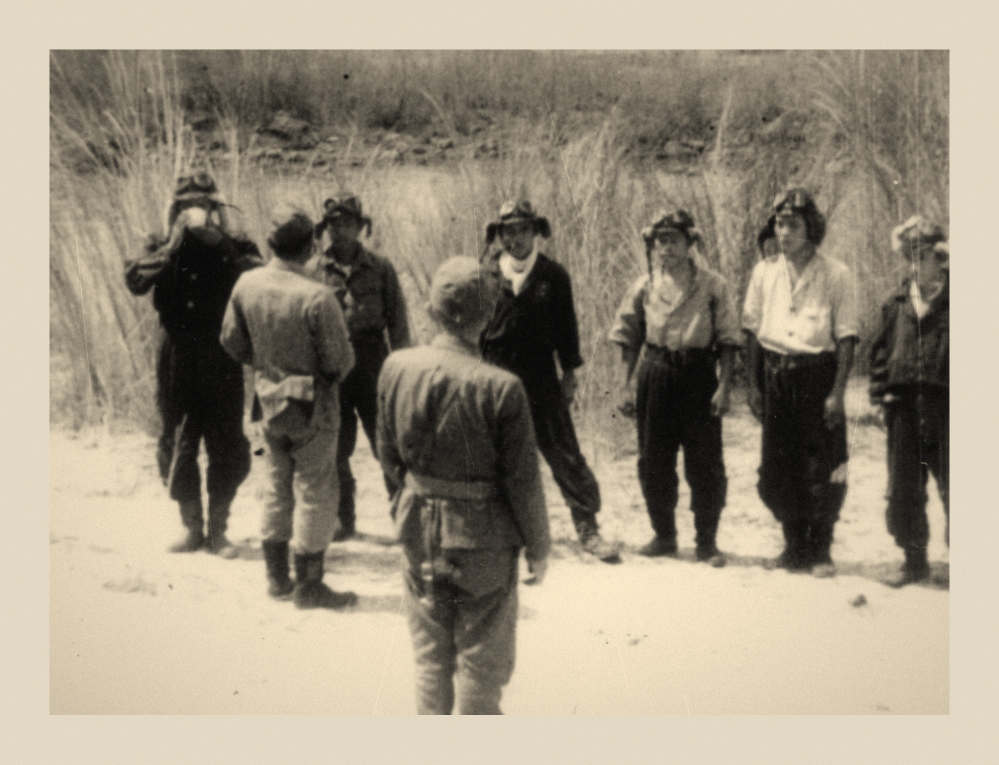
#> input picture studio/episodios/ep10-kamikazes/escena/tex/foto_201.jpg, 1998 x 1529 px (shown at 1/2 size)
$ python imprimir_foto.py tex/foto_201.jpg tex/carta.jpg 5
#> lines starting #> are read from the running program, lines starting #| are printed output that depends on the picture
"""Convierte una foto de archivo (dominio público) en una copia impresa vieja para la mesa: borde de papel crema,
tono apenas sepia, viñeta, grano y rayitas. Mismo aspecto que tex/foto_impresa.jpg (la foto del cuadro 0).
Uso: python3 imprimir_foto.py <original> <salida> [ancho_px]"""
import sys
import numpy as np
from PIL import Image, ImageFilter, ImageOps

src, dst = sys.argv[1], sys.argv[2]
ancho = int(sys.argv[3]) if len(sys.argv) > 3 else 2000
rng = np.random.default_rng(7)
im = ImageOps.exif_transpose(Image.open(src)).convert("L")
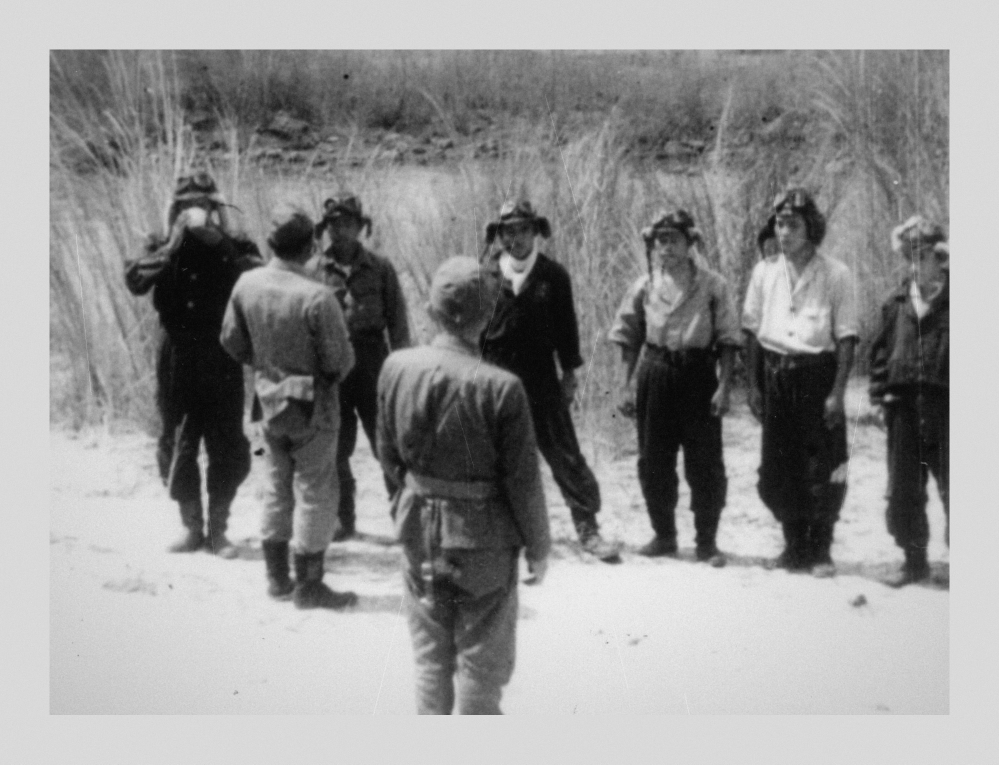
#> im: PIL image 1998x1529 L (shown at 1/2 size); min 2, max 241, mean 147.7
im = im.resize((ancho, int(im.height * ancho / im.width)), Image.LANCZOS)
im = ImageOps.autocontrast(im, cutoff=0.5)
a = np.asarray(im).astype(np.float32) / 255
#> a = [[0.518, 0.325, 0.482, 0.439, 0.584], [0.541, 0, 0.0392, 0.106, 0.282], [1, 0.749, 0.557, 0.882, 0.8]]
h, w = a.shape
#> h = 3; w = 5
yy, xx = np.mgrid[0:h, 0:w]
vin = 1 - 0.28 * np.clip(np.sqrt(((xx - w / 2) / (w * 0.6)) ** 2 + ((yy - h / 2) / (h * 0.6)) ** 2) - 0.55, 0, 1)
a = a * vin + rng.normal(0, 0.025, a.shape)
#> a = [[0.427, 0.295, 0.435, 0.38, 0.504], [0.467, 0.0015, 0.0727, 0.0936, 0.265], [0.92, 0.753, 0.559, 0.859, 0.794]]
for _ in range(14):                           # rayitas finas y claras del papel gastado
    x0, y0 = rng.integers(0, w), rng.integers(0, h)
#> (the run stopped early here; a loop or call above may not have finished)

$ run again, on studio/episodios/ep10-kamikazes/escena/tex/foto_alumna.jpg
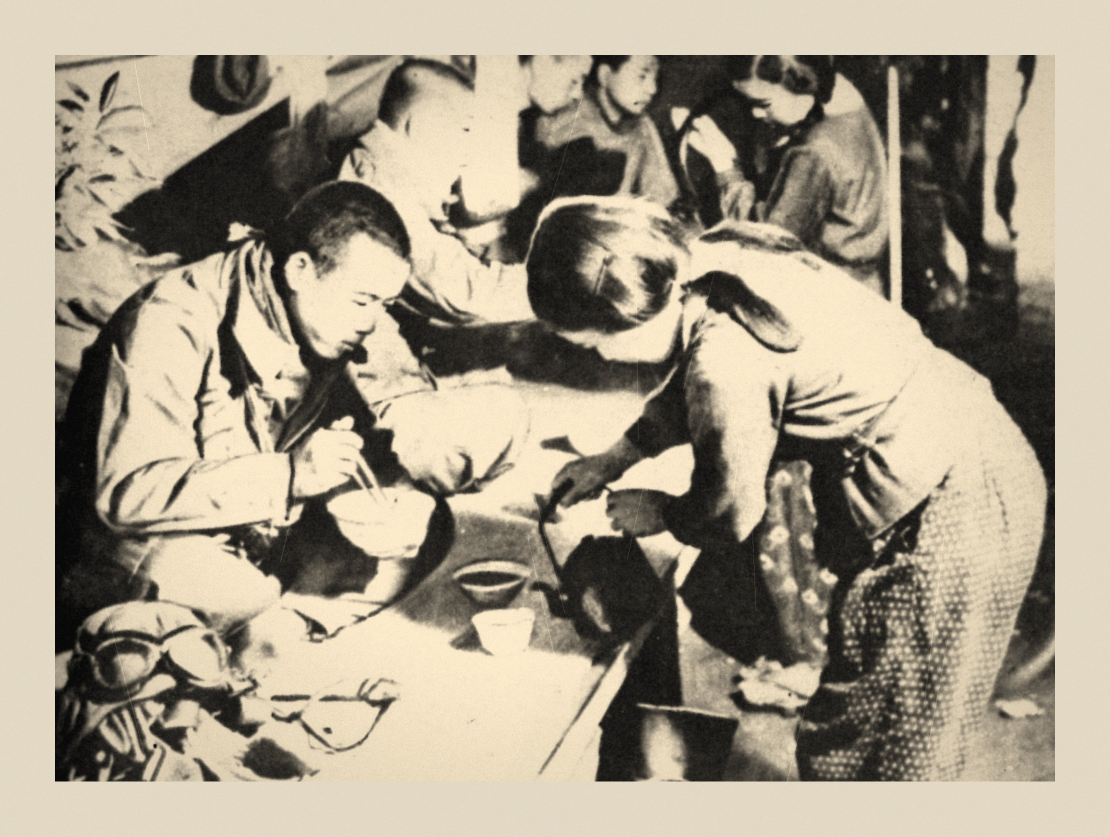
#> input picture studio/episodios/ep10-kamikazes/escena/tex/foto_alumna.jpg, 2220 x 1673 px (shown at 1/2 size)
#> `im = ImageOps.exif_transpose(Image.open(src)).convert("L")`:
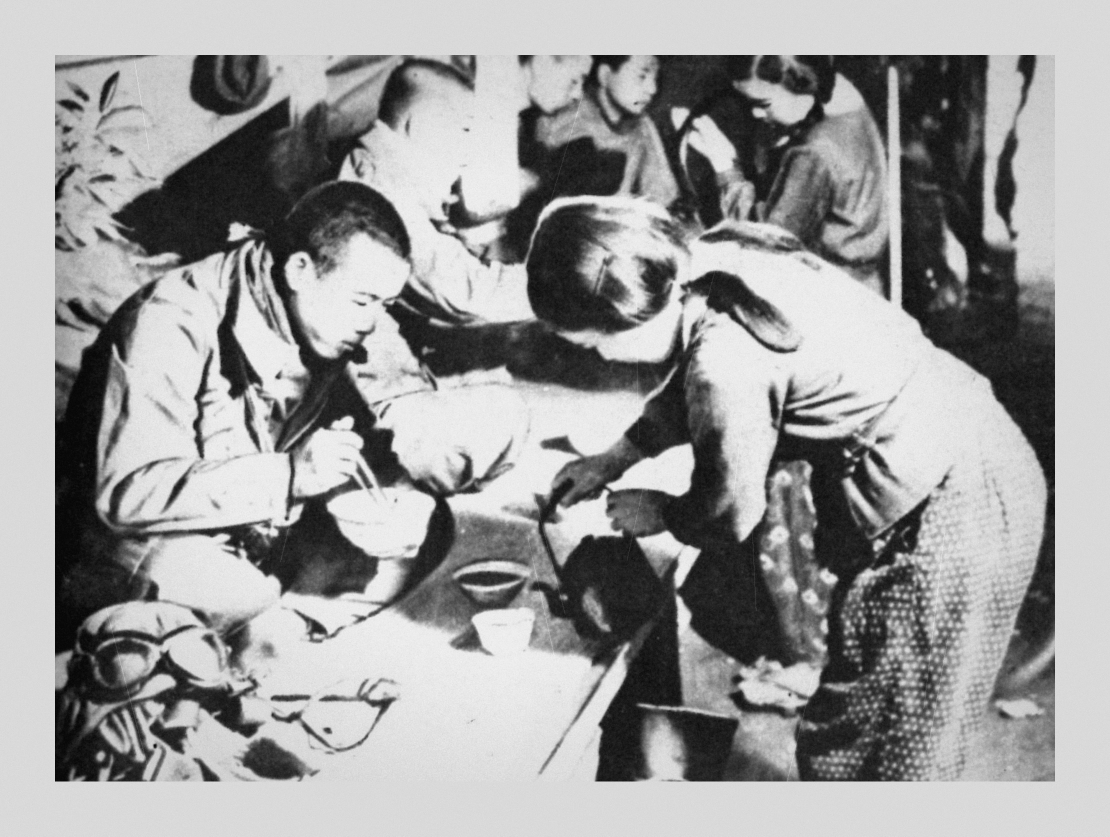
#> im: PIL image 2220x1673 L (shown at 1/2 size); min 2, max 243, mean 154.7
#> `a = np.asarray(im).astype(np.float32) / 255`: a = [[0.624, 0.424, 0.612, 0.322, 0.455], [0.529, 0.624, 0.322, 0.392, 0.624], [0.455, 1, 0.686, 0, 0.749]]
#> `a = a * vin + rng.normal(0, 0.025, a.shape)`: a = [[0.514, 0.381, 0.554, 0.272, 0.39], [0.456, 0.621, 0.355, 0.38, 0.604], [0.425, 1, 0.689, -0.0233, 0.744]]

$ run again, on studio/episodios/ep10-kamikazes/escena/tex/foto_choshi.jpg
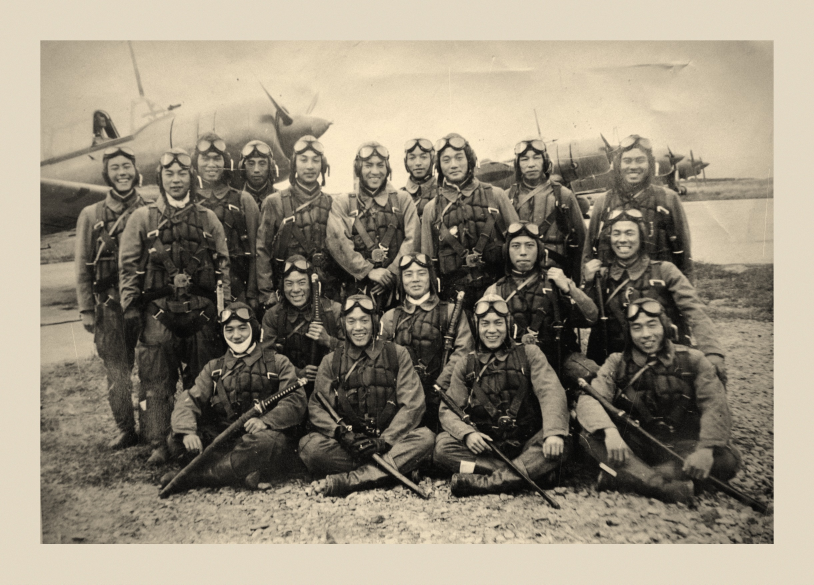
#> input picture studio/episodios/ep10-kamikazes/escena/tex/foto_choshi.jpg, 2442 x 1753 px (shown at 1/3 size)
#> `im = ImageOps.exif_transpose(Image.open(src)).convert("L")`:
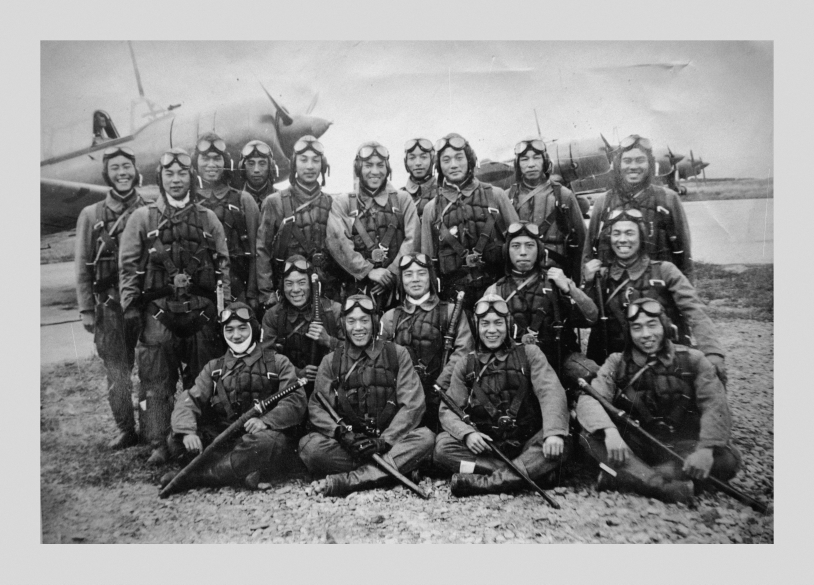
#> im: PIL image 2442x1753 L (shown at 1/3 size); min 2, max 243, mean 139.4
#> `a = np.asarray(im).astype(np.float32) / 255`: a = [[0.875, 0.867, 1, 0.918, 0.984], [0.408, 0, 0.176, 0.0471, 0.565], [0.608, 0.361, 0.471, 0.353, 0.49]]
#> `a = a * vin + rng.normal(0, 0.025, a.shape)`: a = [[0.721, 0.772, 0.909, 0.818, 0.857], [0.346, 0.0015, 0.21, 0.0348, 0.546], [0.564, 0.367, 0.473, 0.33, 0.486]]
